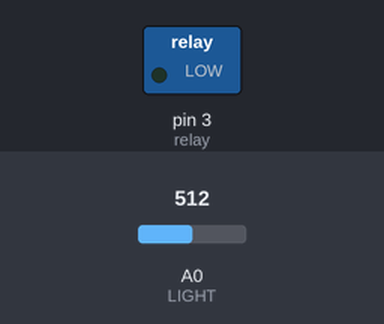
Bench run of a sketch on a simulated Arduino Uno, built with avr-gcc and run on an emulated ATmega328P. Parts: switched loads named in the sketch (green lamp = pin HIGH). Inputs (shaded band) come from the test bench; at power-on: A0 (LIGHT) = 512. What the sketch prints to the serial monitor is not drawn.

Above: at 1.2 s.
1.3 s: A0 (LIGHT) set to 313
2.8 s: A0 (LIGHT) set to 285
At 3.1 s:
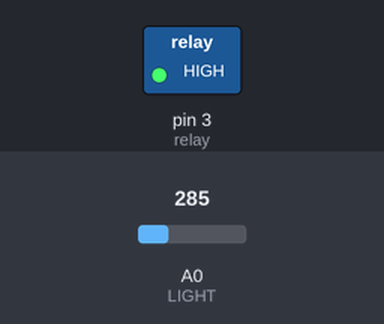
4.3 s: A0 (LIGHT) set to 306
At 4.6 s:
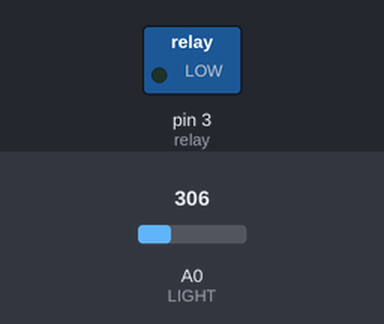
5.8 s: A0 (LIGHT) set to 290
At 6.2 s:
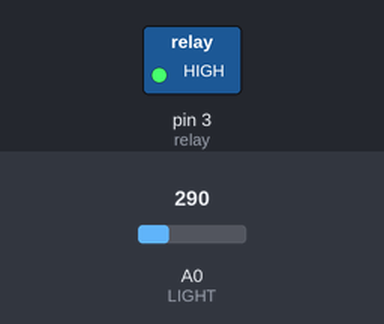
Timing chart, 0 to 8.3 s (numbered marks = the images above; inputs shaded):
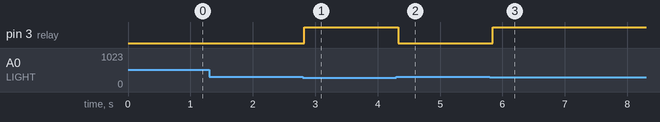

The sketch:

cds.ino
```cpp
const int relay=3;
const int LIGHT=A0;

void setup(){
  Serial.begin(9600);
  pinMode(relay,OUTPUT);  //relay output
  pinMode(LIGHT,INPUT); //ldr input
}

void loop(){
  int LIGHT=analogRead(LIGHT);

  if(LIGHT<=300)
  {
    digitalWrite(relay,HIGH);
    Serial.println("점등");
  }
  else
  {
    digitalWrite(relay,LOW);
    Serial.println("소등");
  }
  Serial.println(LIGHT);
  delay(50);
}
```

Measured:
- the behaviour switches between 301 and 300 on A0 (LIGHT) (found by bisection; images 0 and 1)
- after the input at 1.3 s, every drawn part: stays the same
- after the input at 2.8 s, pin 3 (relay): LOW → HIGH at once
- after the input at 4.3 s, pin 3 (relay): HIGH → LOW at once
- after the input at 5.8 s, pin 3 (relay): LOW → HIGH at once
